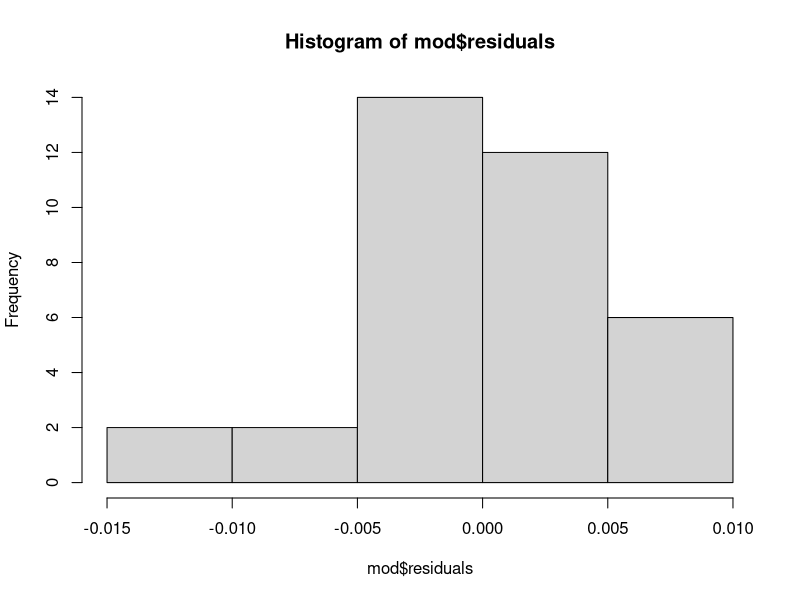
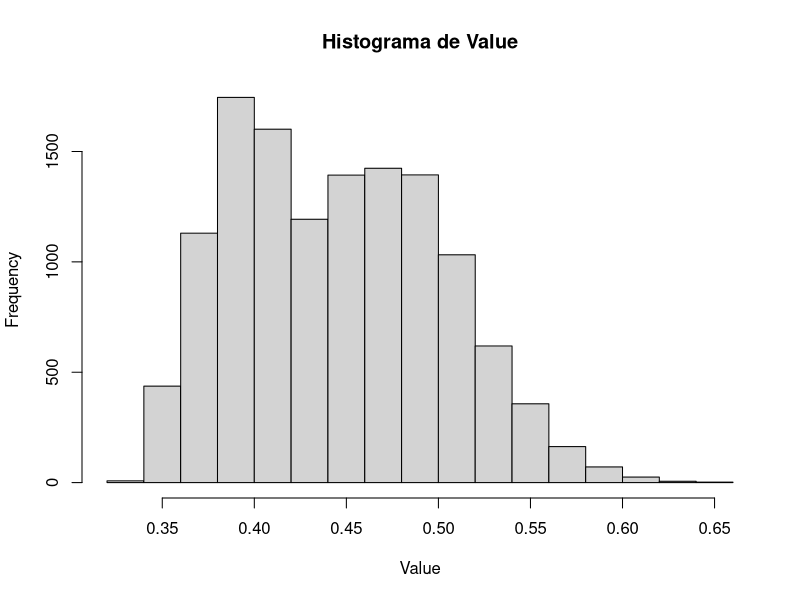

The R source for these figures, in order:
library(tidyverse)
library(readr)
library(reshape2)
library(stats)
database <- read_csv("dados/experimento1.csv")

# separate language and protocol in two columns
data <- database %>%
  mutate(
    language = stringr::str_extract(app_name, "java|go"),
    protocol = stringr::str_extract(app_name, "http|grpc")
  )

data$language <- as.factor(data$language)
data$protocol <- as.factor(data$protocol)
data$request_size <- as.factor(data$request_size)


# data for tests
javahttp <- filter(database, request_size=="big", app_name=="javahttp", experiment_id==7)
javagrpc <- filter(database, request_size=="big", app_name=="javagrpc", experiment_id==7)
gohttp <- filter(database, request_size=="big", app_name=="gohttp", experiment_id==7)
gogrpc <- filter(database, request_size=="big", app_name=="gogrpc", experiment_id==7)
dataBig <- filter(data, request_size=="big")
dataSmall <- filter(data, request_size=="small")


# testing differences between apps
print(wilcox.test(javahttp$value, javagrpc$value, paired = TRUE))
print(wilcox.test(javahttp$value, gohttp$value, paired = TRUE))
print(wilcox.test(javahttp$value, gogrpc$value, paired = TRUE))
print(wilcox.test(javagrpc$value, gohttp$value, paired = TRUE))
print(wilcox.test(javagrpc$value, gogrpc$value, paired = TRUE))
print(wilcox.test(gohttp$value, gogrpc$value, paired = TRUE))


# Friedman test
data_wide <- dcast(dataBig, experiment_id ~ app_name, value.var = "value", fun.aggregate = mean)
head(data_wide)
data_friedman <- as.matrix(data_wide[, -1])
print(friedman.test(data_friedman))


# sqrt transformed model
mod = lm(sqrt(value) ~ protocol + language + protocol:language, data = dataBig)

# removing outliers
res_scaled = abs(scale(mod$residuals))
out = res_scaled > 3.5
dados = dataBig[!out,] 

# mean transformed model
dados_mean = aggregate(value ~ language + protocol+experiment_id, FUN = mean, data = dados)
mod = lm(value ~ protocol + language + protocol:language, data = dados_mean)

# model diagnostics
print(mod)
shapiro.test(mod$residuals)
hist(mod$residuals)
anova(mod)

hist(dataBig$value, main = "Histograma de Value", xlab = "Value", breaks = "Sturges")
